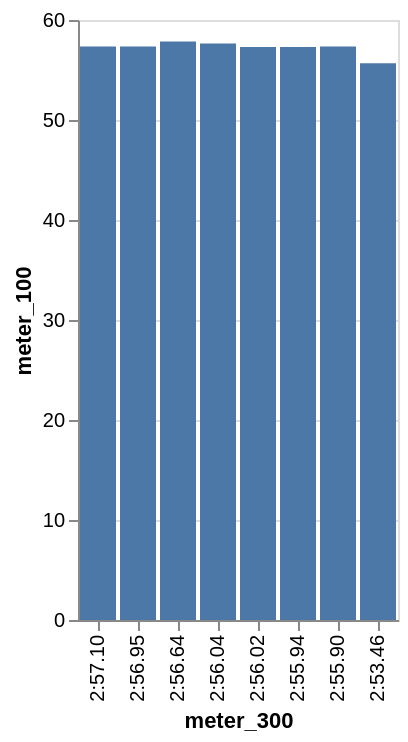

The specification (Vega-Lite) saved for this image:
### Vega-Lite specification from a JSON file in a GitHub repository (floating-point values rounded to 4 significant figures)
{"data": {"values": [{"x_data": "2:57.10", "y_data": 57.34}, {"x_data": "2:56.95", "y_data": 57.34}, {"x_data": "2:56.64", "y_data": 57.84}, {"x_data": "2:56.04", "y_data": 57.66}, {"x_data": "2:56.02", "y_data": 57.31}, {"x_data": "2:55.94", "y_data": 57.31}, {"x_data": "2:55.90", "y_data": 57.35}, {"x_data": "2:53.46", "y_data": 55.67}]}, "mark": "bar", "encoding": {"x": {"field": "x_data", "type": "nominal", "title": "meter_300", "sort": "descending"}, "y": {"field": "y_data", "type": "quantitative", "title": "meter_100"}}}
